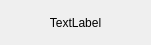
<?xml version="1.0" encoding="UTF-8"?>
<ui version="4.0">
 <class>CToast</class>
 <widget class="QWidget" name="CToast">
  <property name="geometry">
   <rect>
    <x>0</x>
    <y>0</y>
    <width>151</width>
    <height>45</height>
   </rect>
  </property>
  <property name="windowTitle">
   <string>Form</string>
  </property>
  <layout class="QHBoxLayout" name="horizontalLayout">
   <item>
    <widget class="QLabel" name="label">
     <property name="styleSheet">
      <string notr="true">color: rgb(0, 0, 0);</string>
     </property>
     <property name="text">
      <string>TextLabel</string>
     </property>
     <property name="alignment">
      <set>Qt::AlignCenter</set>
     </property>
    </widget>
   </item>
  </layout>
 </widget>
 <resources/>
 <connections/>
</ui>
